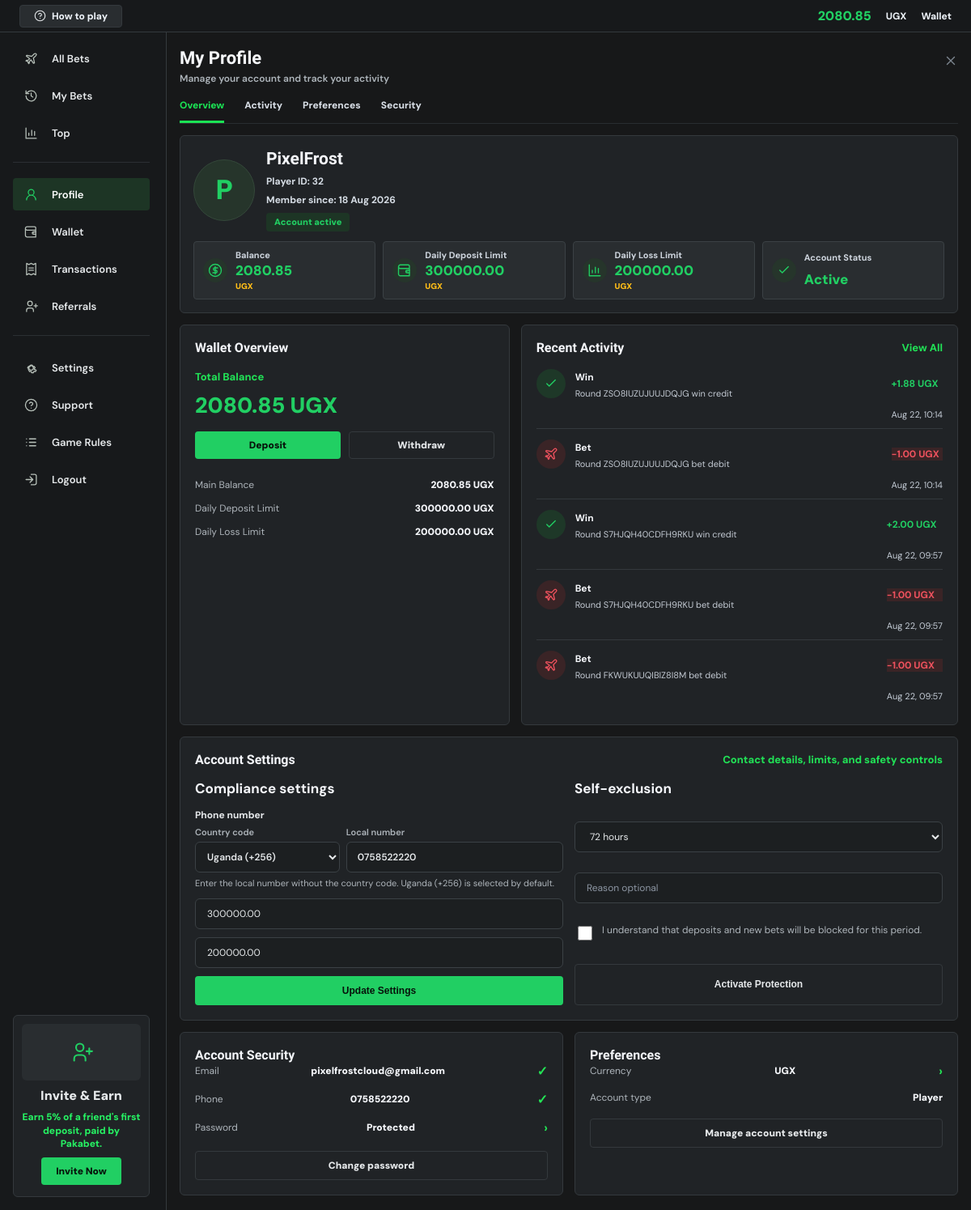
Page /profile/ (signed in) on the committed database.
### core/models.py (models this page shows, shortened)
class Profile(models.Model):
    user = models.OneToOneField(User, on_delete=models.CASCADE)
    referral_code = models.UUIDField(default=uuid.uuid4, unique=True, editable=False)
    client_seed = models.CharField(max_length=128, default=generate_client_seed)
    balance = models.DecimalField(max_digits=12, decimal_places=2, default=1000)
    currency = models.CharField(max_length=3, default='UGX')
    phone_number = models.CharField(max_length=20, blank=True)
    daily_deposit_limit = models.DecimalField(max_digits=12, decimal_places=2, default=300000)
    daily_loss_limit = models.DecimalField(max_digits=12, decimal_places=2, default=200000)
    created_at = models.DateTimeField(auto_now_add=True)

class Transaction(models.Model):
    TRANSACTION_TYPES = [
        ('deposit', 'Deposit'),
        ('withdraw', 'Withdraw'),
        ('bet', 'Bet Debit'),
        ('win', 'Win Credit'),
        ('refund', 'Refund'),
        ('bonus', 'Bonus'),
    ]
    STATUS_CHOICES = [
        ('completed', 'Completed'),
        ('pending', 'Pending'),
        ('failed', 'Failed'),
    ]
    user = models.ForeignKey(User, on_delete=models.CASCADE, related_name='transactions')
    transaction_type = models.CharField(max_length=20, choices=TRANSACTION_TYPES)
    amount = models.DecimalField(max_digits=12, decimal_places=2)
    status = models.CharField(max_length=10, choices=STATUS_CHOICES, default='completed')
    reference = models.CharField(max_length=80, blank=True, db_index=True)
    description = models.CharField(max_length=255, blank=True)
    created_at = models.DateTimeField(auto_now_add=True)
    class Meta:
        ordering = ['-created_at']

### core/views.py (the view, shortened to what this page needs)
# urls.py: path('profile/', views.profile_view, name='profile'),
@login_required
def profile_view(request):
    profile = get_object_or_404(Profile, user=request.user)
    compliance_initial = {
        'phone_number': profile.phone_number,
        'daily_deposit_limit': profile.daily_deposit_limit,
        'daily_loss_limit': profile.daily_loss_limit,
    }
    form = ProfileComplianceForm(initial=compliance_initial)
    exclusion_form = SelfExclusionForm()
    active_exclusion = get_active_self_exclusion(request.user)
    exclusions = SelfExclusion.objects.filter(user=request.user)[:5]
    transactions = Transaction.objects.filter(user=request.user).order_by('-created_at')[:5]
    referral_attribution = Referral.objects.filter(invitee=request.user).select_related('inviter').first()
    return render(request, 'core/profile.html', {
        'profile': profile,
        'form': form,
        'exclusion_form': exclusion_form,
        'active_exclusion': active_exclusion,
        'exclusions': exclusions,
        'transactions': transactions,
        'referral_attribution': referral_attribution,
    })

### core/forms.py
class ProfileComplianceForm(PhoneNumberFormMixin, forms.Form):
    country_code = forms.ChoiceField(
        label='Country code',
        choices=MOBILE_MONEY_COUNTRY_CHOICES,
        required=False,
        initial='256',
        widget=forms.Select(attrs={'class': 'form-control country-code-select', 'autocomplete': 'tel-country-code'}),
    )
    phone_number = forms.CharField(
        max_length=20,
        required=False,
        widget=forms.TextInput(attrs={'placeholder': 'Phone number', 'class': 'form-control'})
    )
    daily_deposit_limit = forms.DecimalField(
        max_digits=12,
        decimal_places=2,
        min_value=1,
        max_value=MAXIMUM_DEPOSIT_AMOUNT,
        widget=forms.NumberInput(attrs={
            'placeholder': 'Maximum 300,000 UGX',
            'class': 'form-control',
            'min': '1',
            'max': str(MAXIMUM_DEPOSIT_AMOUNT),
            'step': '0.01',
        })
    )
    daily_loss_limit = forms.DecimalField(
        max_digits=12,
        decimal_places=2,
        min_value=1,
        widget=forms.NumberInput(attrs={'placeholder': 'Daily loss limit', 'class': 'form-control'})
    )

class SelfExclusionForm(forms.Form):
    DURATION_CHOICES = [
        ('72', '72 hours'),
        ('168', '7 days'),
        ('720', '30 days'),
        ('permanent', 'Permanent'),
    ]
    duration = forms.ChoiceField(choices=DURATION_CHOICES, widget=forms.Select(attrs={'class': 'form-control'}))
    reason = forms.CharField(
        max_length=255,
        required=False,
        widget=forms.TextInput(attrs={'placeholder': 'Reason optional', 'class': 'form-control'})
    )

### core/payment_services.py (called while the page is built)
def split_mobile_money_phone(phone_number):
    value = re.sub(r'[\s()-]', '', str(phone_number or ''))
    if value.startswith('+'):
        value = value[1:]
    elif value.startswith('00'):
        value = value[2:]
    for code in sorted(MOBILE_MONEY_COUNTRY_CODES, key=len, reverse=True):
        if value.startswith(code):
            return code, value[len(code):]
    return '256', value

### core/security.py (called while the page is built, shortened)
def check_security_configuration():
    global _configuration_check_complete
    if _configuration_check_complete:
        return

    def __call__(self, request):
        check_security_configuration()
        response = self.get_response(request)
        return response

### core/templates/core/profile.html (shortened to what this page needs)
{% extends 'core/base.html' %}
{% block content %}
<section class="account-page account-profile-page">
    {% include 'core/partials/account_sidebar.html' %}
    <div class="account-workspace">
        {% include 'core/partials/account_topbar.html' %}
        <main class="account-main">
            <section class="account-content">
                <div class="account-title-row">
                    <div>
                        <h1>My Profile</h1>
                        <p>Manage your account and track your activity</p>
                    </div>
                    <a class="account-close-link" href="{% url 'play' %}" aria-label="Back to game"><svg class="ui-icon" aria-hidden="true"><use href="#icon-close"></use></svg></a>
                </div>
                <nav class="account-tabs">
                    <a class="active" href="#overview">Overview</a>
                    <a href="#activity">Activity</a>
                    <a href="#preferences">Preferences</a>
                    <a href="#security">Security</a>
                </nav>
                <section id="overview" class="account-hero-card">
                    <div class="wallet-identity">
                        <div class="wallet-avatar profile-image">{{ request.user.username|first|upper }}</div>
                        <div>
                            <h2>{{ request.user.username }}</h2>
                            <p>Player ID: {{ request.user.id }}</p>
                            <p>Member since: {{ request.user.date_joined|date:'d M Y' }}</p>
                            <span>{% if active_exclusion %}Self-exclusion active{% else %}Account active{% endif %}</span>
                        </div>
                    </div>
                    <div class="account-stat-row">
                        <article><span><svg class="ui-icon" aria-hidden="true"><use href="#icon-cash"></use></svg></span><small>Balance</small><strong><span class="account-stat-amount">{{ profile.balance|floatformat:2 }}</span><em>{{ profile.currency }}</em></strong></article>
                        <article><span><svg class="ui-icon" aria-hidden="true"><use href="#icon-wallet"></use></svg></span><small>Daily Deposit Limit</small><strong><span class="account-stat-amount">{{ profile.daily_deposit_limit|floatformat:2 }}</span><em>{{ profile.currency }}</em></strong></article>
                        <article><span><svg class="ui-icon" aria-hidden="true"><use href="#icon-chart"></use></svg></span><small>Daily Loss Limit</small><strong><span class="account-stat-amount">{{ profile.daily_loss_limit|floatformat:2 }}</span><em>{{ profile.currency }}</em></strong></article>
                        <article><span><svg class="ui-icon" aria-hidden="true"><use href="#icon-check"></use></svg></span><small>Account Status</small><strong>{% if active_exclusion %}Self-excluded{% else %}Active{% endif %}</strong></article>
                    </div>
                </section>
                <div class="account-grid-2">
                    <section class="account-card wallet-actions-card">
                        <div class="section-heading">
                            <h2>Wallet Overview</h2>
                        </div>
                        <span>Total Balance</span>
                        <strong class="wallet-balance-large">{{ profile.balance|floatformat:2 }} {{ profile.currency }}</strong>
                        <div class="wallet-action-tabs">
                            <a href="{% url 'wallet' %}#deposit-form">Deposit</a>
                            <a href="{% url 'wallet' %}#withdraw-form">Withdraw</a>
                        </div>
                        <dl class="wallet-metrics">
                            <div><dt>Main Balance</dt><dd>{{ profile.balance|floatformat:2 }} {{ profile.currency }}</dd></div>
                            <div><dt>Daily Deposit Limit</dt><dd>{{ profile.daily_deposit_limit|floatformat:2 }} {{ profile.currency }}</dd></div>
                            <div><dt>Daily Loss Limit</dt><dd>{{ profile.daily_loss_limit|floatformat:2 }} {{ profile.currency }}</dd></div>
                        </dl>
                    </section>
                    <section id="activity" class="account-card account-activity-card">
                        <div class="section-heading">
                            <h2>Recent Activity</h2>
                            <a href="{% url 'bet_history' %}">View All</a>
                        </div>
                        <ul class="account-activity-list">
                            {% for txn in transactions %}
                                <li><span class="activity-icon {% if txn.transaction_type == 'deposit' or txn.transaction_type == 'win' or txn.transaction_type == 'bonus' or txn.transaction_type == 'refund' %}positive{% else %}negative{% endif %}"><svg class="ui-icon" aria-hidden="true"><use href="{% if txn.transaction_type == 'deposit' %}#icon-wallet{% elif txn.transaction_type == 'win' or txn.transaction_type == 'bonus' or txn.transaction_type == 'refund' %}#icon-check{% else %}#icon-plane{% endif %}"></use></svg></span><div><strong>{{ txn.transaction_type|title }}</strong><small>{{ txn.description|default:'Main Balance' }}</small></div><b class="{% if txn.transaction_type == 'deposit' or txn.transaction_type == 'win' or txn.transaction_type == 'bonus' or txn.transaction_type == 'refund' %}positive{% else %}negative{% endif %}">{% if txn.transaction_type == 'deposit' or txn.transaction_type == 'win' or txn.transaction_type == 'bonus' or txn.transaction_type == 'refund' %}+{% else %}-{% endif %}{{ txn.amount|floatformat:2 }} {{ profile.currency }}</b><time>{{ txn.created_at|date:'M d, H:i' }}</time></li>
                            {% empty %}
                                <li class="empty-state">No account activity yet.</li>
                            {% endfor %}
                        </ul>
                    </section>
                </div>
                <section id="preferences" class="account-card account-forms-card">
                    <div class="section-heading">
                        <h2>Account Settings</h2>
                        <span>Contact details, limits, and safety controls</span>
                    </div>
                    <div class="money-form-grid profile-form-grid">
                        <form method="post">
                            <h3>Compliance settings</h3>
                            {% include 'core/partials/phone_number_field.html' with phone_form=form %}
                            {{ form.daily_deposit_limit }}
                            {{ form.daily_loss_limit }}
                            <button class="account-primary-btn" type="submit">Update Settings</button>
                        </form>
                        <form method="post">
                            <h3>Self-exclusion</h3>
                            {% if active_exclusion %}
                                <div class="exclusion-status" role="status">
                                    <strong>Protection is active</strong>
                                    {% if active_exclusion.permanent %}
                                        <p>Permanent self-exclusion is active. Contact support if you need help.</p>
                                    {% else %}
                                        <p>Access is restricted until {{ active_exclusion.ends_at|date:'M j, Y, H:i' }}.</p>
                                    {% endif %}
                                </div>
                            {% else %}
                                {{ exclusion_form.duration }}
                                {{ exclusion_form.reason }}
                                <label class="profile-exclusion-confirm"><input type="checkbox" name="confirm_exclusion" required><span>I understand that deposits and new bets will be blocked for this period.</span></label>
                                <button class="account-secondary-btn" type="submit">Activate Protection</button>
                            {% endif %}
                        </form>
                    </div>
                </section>
            </section>
            <aside class="account-right-rail">
                <section id="security" class="account-card">
                    <h2>Account Security</h2>
                    <ul class="rail-list">
                        <li><span>Email</span><strong>{{ request.user.email|default:'Not set' }}</strong><b>✓</b></li>
                        <li><span>Phone</span><strong>{{ profile.phone_number|default:'Not set' }}</strong><b>✓</b></li>
                        <li><span>Password</span><strong>Protected</strong><b>›</b></li>
                    </ul>
                    <a class="rail-button" href="{% url 'password_change' %}">Change password</a>
                </section>
                <section class="account-card">
                    <h2>Preferences</h2>
                    <ul class="rail-list">
                        <li><span>Currency</span><strong>{{ profile.currency }}</strong><b>›</b></li>
                        <li><span>Account type</span><strong>Player</strong></li>
                    </ul>
                    <a class="rail-button" href="{% url 'game_limits' %}">Manage account settings</a>
                </section>
            </aside>
        </main>
    </div>
</section>
{% endblock %}

### core/templates/core/partials/account_topbar.html (shortened to what this page needs)
<header class="account-topbar">
    <a class="help-chip" href="{% url 'how_to_play' %}"><svg class="ui-icon" aria-hidden="true"><use href="#icon-help"></use></svg><span>How to play</span></a>
    <div>
        <strong data-account-balance>{{ profile.balance|floatformat:2 }}</strong>
        <span>{{ profile.currency }}</span>
        <a href="{% url 'wallet' %}">Wallet</a>
    </div>
</header>

### core/templates/core/partials/phone_number_field.html (shortened to what this page needs)
<div class="phone-number-field">
    <span class="phone-number-field-label">{{ phone_form.phone_number.label }}</span>
    <div class="phone-input-group">
        <label class="phone-country-field" for="{{ phone_form.country_code.id_for_label }}">
            Country code
            {{ phone_form.country_code }}
        </label>
        <label class="phone-local-field" for="{{ phone_form.phone_number.id_for_label }}">
            Local number
            {{ phone_form.phone_number }}
        </label>
    </div>
    <small class="phone-number-hint">Enter the local number without the country code. Uganda (+256) is selected by default.</small>
</div>

### rows in the picture
Profile: balance "2080.85", currency "UGX", daily_deposit_limit "300000.00", daily_loss_limit "200000.00", phone_number "0758522220"
Transaction: transaction_type "Win", description "Round ZSO8IUZUJUUJDQJG win credit", amount "1.88", created_at "Aug 22, 10:14"
Transaction: transaction_type "Bet", description "Round ZSO8IUZUJUUJDQJG bet debit", amount "1.00", created_at "Aug 22, 10:14"
Transaction: transaction_type "Win", description "Round S7HJQH40CDFH9RKU win credit", amount "2.00", created_at "Aug 22, 09:57"
Transaction: transaction_type "Bet", description "Round S7HJQH40CDFH9RKU bet debit", amount "1.00", created_at "Aug 22, 09:57"
Transaction: transaction_type "Bet", description "Round FKWUKUUQIBIZ8I8M bet debit", amount "1.00", created_at "Aug 22, 09:57"

### other values in the picture
{{ request.user.username|first|upper }} "P"
{{ request.user.username }} "PixelFrost"
{{ request.user.id }} "32"
{{ request.user.date_joined|date:'d M Y' }} "18 Aug 2026"
{{ phone_form.phone_number.label }} "Phone number"
{{ request.user.email|default:'Not set' }} "pixelfrostcloud@gmail.com"
